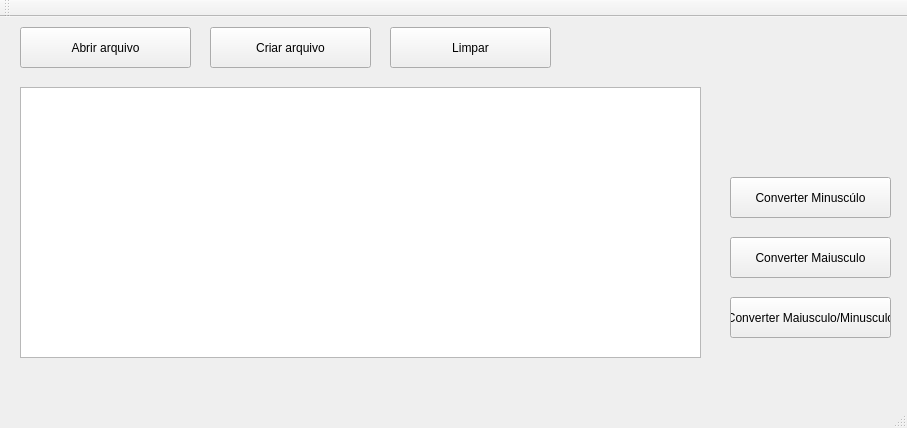
<?xml version="1.0" encoding="UTF-8"?>
<ui version="4.0">
 <class>MainWindow</class>
 <widget class="QMainWindow" name="MainWindow">
  <property name="geometry">
   <rect>
    <x>0</x>
    <y>0</y>
    <width>907</width>
    <height>428</height>
   </rect>
  </property>
  <property name="windowTitle">
   <string>MainWindow</string>
  </property>
  <widget class="QWidget" name="centralWidget">
   <widget class="QPushButton" name="OpenArchive">
    <property name="geometry">
     <rect>
      <x>20</x>
      <y>10</y>
      <width>171</width>
      <height>41</height>
     </rect>
    </property>
    <property name="text">
     <string>Abrir arquivo</string>
    </property>
   </widget>
   <widget class="QPushButton" name="CoverterMaiusculo">
    <property name="geometry">
     <rect>
      <x>730</x>
      <y>160</y>
      <width>161</width>
      <height>41</height>
     </rect>
    </property>
    <property name="text">
     <string>Converter Minuscúlo</string>
    </property>
   </widget>
   <widget class="QPushButton" name="Clear">
    <property name="geometry">
     <rect>
      <x>390</x>
      <y>10</y>
      <width>161</width>
      <height>41</height>
     </rect>
    </property>
    <property name="text">
     <string>Limpar</string>
    </property>
   </widget>
   <widget class="QTextEdit" name="textEditSaida">
    <property name="geometry">
     <rect>
      <x>20</x>
      <y>70</y>
      <width>681</width>
      <height>271</height>
     </rect>
    </property>
   </widget>
   <widget class="QPushButton" name="CreateArchive">
    <property name="geometry">
     <rect>
      <x>210</x>
      <y>10</y>
      <width>161</width>
      <height>41</height>
     </rect>
    </property>
    <property name="text">
     <string>Criar arquivo</string>
    </property>
   </widget>
   <widget class="QPushButton" name="CoverterMinusculo">
    <property name="geometry">
     <rect>
      <x>730</x>
      <y>220</y>
      <width>161</width>
      <height>41</height>
     </rect>
    </property>
    <property name="text">
     <string>Converter Maiusculo</string>
    </property>
   </widget>
   <widget class="QPushButton" name="CoverterMinusculoMaiusculo">
    <property name="geometry">
     <rect>
      <x>730</x>
      <y>280</y>
      <width>161</width>
      <height>41</height>
     </rect>
    </property>
    <property name="text">
     <string>Converter Maiusculo/Minusculo</string>
    </property>
   </widget>
  </widget>
  <widget class="QMenuBar" name="menuBar">
   <property name="geometry">
    <rect>
     <x>0</x>
     <y>0</y>
     <width>907</width>
     <height>20</height>
    </rect>
   </property>
  </widget>
  <widget class="QToolBar" name="mainToolBar">
   <attribute name="toolBarArea">
    <enum>TopToolBarArea</enum>
   </attribute>
   <attribute name="toolBarBreak">
    <bool>false</bool>
   </attribute>
  </widget>
  <widget class="QStatusBar" name="statusBar"/>
 </widget>
 <layoutdefault spacing="6" margin="11"/>
 <resources/>
 <connections/>
</ui>
